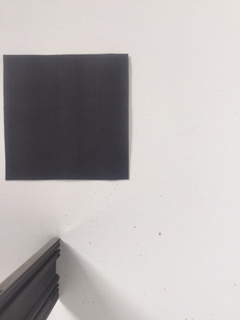
#> input picture object_size/images/20.JPG, 240 x 320 px, found by its file name
$ python distance.py   (older library calls are emulated)
#> lines starting #> are read from the running program, lines starting #| are printed output that depends on the picture; after the words box and inside, x2 and y2 are one past the last pixel; in counts of white or black regions, pixels touching at a corner belong together
# -*- coding: utf-8 -*-
"""
Created on Mon Jun  8 17:52:23 2020

@author: paulg
"""

# import the necessary packages
from imutils import paths
import numpy as np
import imutils
import cv2


def find_marker(image):
	# convert the image to grayscale, blur it, and detect edges
	gray = cv2.cvtColor(image, cv2.COLOR_BGR2GRAY)
	gray = cv2.GaussianBlur(gray, (5, 5), 0)
	edged = cv2.Canny(gray, 35, 125)
	# find the contours in the edged image and keep the largest one;
	# we'll assume that this is our piece of paper in the image
	cnts = cv2.findContours(edged.copy(), cv2.RETR_LIST, cv2.CHAIN_APPROX_SIMPLE)
	cnts = imutils.grab_contours(cnts)
	c = max(cnts, key = cv2.contourArea)
	# compute the bounding box of the of the paper region and return it
	return cv2.minAreaRect(c)

def distance_to_camera(knownWidth, focalLength, perWidth):
	# compute and return the distance from the maker to the camera
	return (knownWidth * focalLength) / perWidth

# initialize the known distance from the camera to the object, which
# in this case is 20 cm
KNOWN_DISTANCE = 20.0
# initialize the known object width, which in this case, the piece of
# paper is 10 cm wide
KNOWN_WIDTH = 10.0
# load the furst image that contains an object that is KNOWN TO BE 2 feet
# from our camera, then find the paper marker in the image, and initialize
# the focal length
image = cv2.imread("images/20.jpg")
#> image is the input picture: shape (320, 240, 3); mean B, G, R 177.6, 178.4, 182.8
marker = find_marker(image)
#> in find_marker, `edged = cv2.Canny(gray, 35, 125)`:
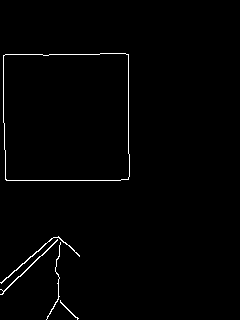
#> edged: shape (320, 240); 1.2% white in thin lines or dots, all inside (x1, y1, x2, y2) = (0, 53, 130, 320)
#> in find_marker, `cnts = cv2.findContours(edged.copy(), cv2.RETR_LIST, cv2.CHAIN_APPROX_..`: cnts = 6 contours, 2 with area under 20; largest, box (x1, y1, x2, y2) and area: (3, 53, 130, 181) 15696, (3, 53, 130, 181) 15692, (0, 236, 80, 284) 60, (0, 239, 58, 295) 52
#> in find_marker, `c = max(cnts, key = cv2.contourArea)`: c = contour of 25 points, box (x1, y1, x2, y2) (3, 53, 130, 181), area 15696
#> marker = ((65.79, 116.9), (125.7, 127.2), -0.573)
focalLength = (marker[1][0] * KNOWN_DISTANCE) / KNOWN_WIDTH
#> focalLength = 251.3


#verify the distance size relationship

for imagePath in sorted(paths.list_images("images")):
    print(imagePath)
    image=cv2.imread(imagePath)
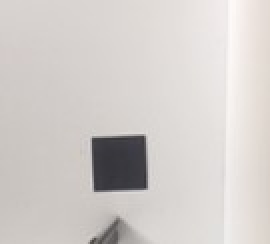
#> input picture object_size/images/100.jpg, 135 x 122 px (shown 2 times larger)
#> image is the input picture: shape (122, 135, 3); mean B, G, R 202.8, 205.8, 210.6
    marker=find_marker(image)
#> in find_marker (call 2), `edged = cv2.Canny(gray, 35, 125)`:
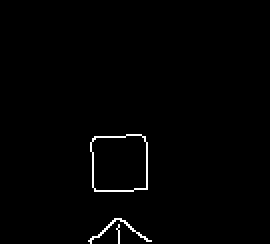
#> edged: shape (122, 135) (shown 2 times larger); 1% white in thin lines or dots, all inside (x1, y1, x2, y2) = (44, 67, 76, 122)
#> in find_marker (call 2), `cnts = cv2.findContours(edged.copy(), cv2.RETR_LIST, cv2.CHAIN_APPROX_..`: cnts = 4 contours, 1 with area under 20; largest, box (x1, y1, x2, y2) and area: (45, 67, 74, 96) 731, (45, 67, 74, 96) 728, (44, 109, 76, 122) 22
#> in find_marker (call 2), `c = max(cnts, key = cv2.contourArea)`: c = contour of 19 points, box (x1, y1, x2, y2) (45, 67, 74, 96), area 731
#> marker = ((59, 81), (28, 28), -90)
    inches=distance_to_camera(KNOWN_WIDTH, focalLength, marker[1][0])
#> inches = 89.77
#> (the run stopped early here; a loop or call above may not have finished)
